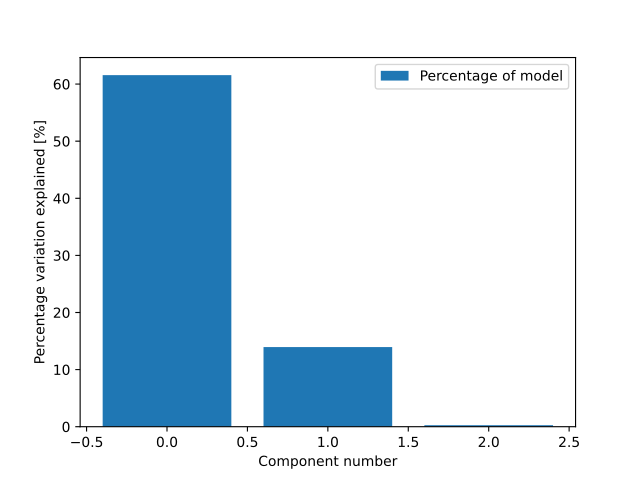

The script that drew this image:
from tlviz.visualisation import percentage_variation_plot
from tlviz.data import simulated_random_cp_tensor
import matplotlib.pyplot as plt
cp_tensor, dataset = simulated_random_cp_tensor(shape=(5,10,15), rank=3, noise_level=0.5, seed=0)
percentage_variation_plot(cp_tensor)
# Expected:
## <AxesSubplot:xlabel='Component number', ylabel='Percentage variation explained [%]'>
plt.show()
